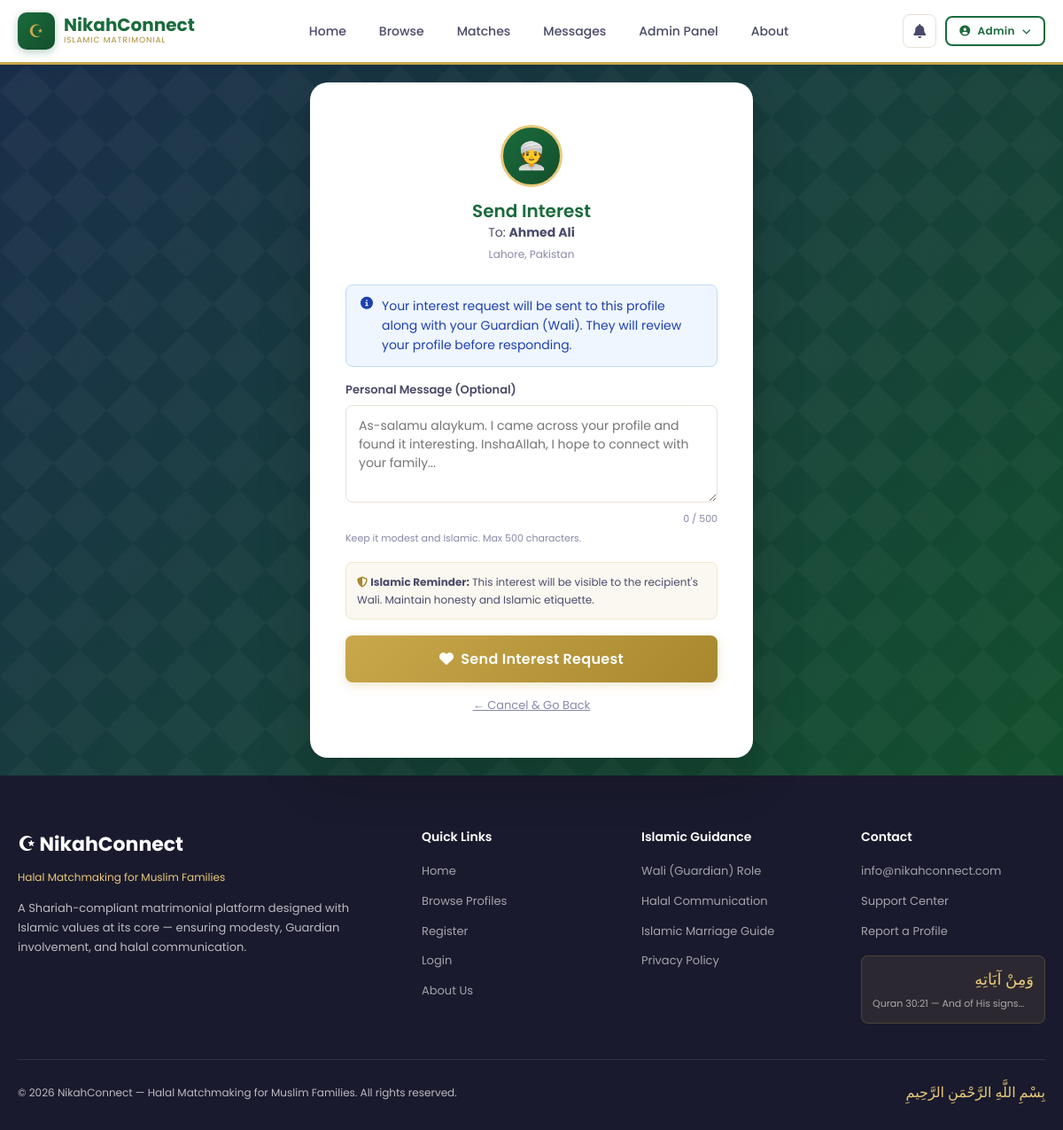
The app's page /send-interest.php?to=2 (signed in) with its own data.
### tables this page shows
CREATE TABLE IF NOT EXISTS users (
    id INT AUTO_INCREMENT PRIMARY KEY,
    full_name VARCHAR(100) NOT NULL,
    email VARCHAR(150) UNIQUE NOT NULL,
    password VARCHAR(255) NOT NULL,
    gender ENUM('male', 'female') NOT NULL,
    role ENUM('user', 'wali', 'parent', 'admin') DEFAULT 'user',
     
    child_id INT NULL,
    guardian_relation VARCHAR(50) NULL,
    is_verified TINYINT(1) DEFAULT 0,
    is_active TINYINT(1) DEFAULT 1,
    profile_complete TINYINT(1) DEFAULT 0,
    created_at TIMESTAMP DEFAULT CURRENT_TIMESTAMP,
    updated_at TIMESTAMP DEFAULT CURRENT_TIMESTAMP ON UPDATE CURRENT_TIMESTAMP
);

CREATE TABLE IF NOT EXISTS profiles (
    id INT AUTO_INCREMENT PRIMARY KEY,
    user_id INT UNIQUE NOT NULL,
    age INT,
    date_of_birth DATE,
    city VARCHAR(100),
    country VARCHAR(100) DEFAULT 'Pakistan',
    marital_status ENUM('never_married', 'divorced', 'widowed') DEFAULT 'never_married',
    education VARCHAR(150),
    occupation VARCHAR(150),
    monthly_income VARCHAR(100),
    height VARCHAR(20),
    complexion VARCHAR(50),
    sect VARCHAR(100),
    religiosity ENUM('practicing', 'moderate', 'learning') DEFAULT 'moderate',
    prayers_per_day ENUM('5_times', '3_times', '1_time', 'occasionally') DEFAULT '5_times',
    hijab_niqab VARCHAR(50),
    beard VARCHAR(50),
    languages VARCHAR(200),
    family_type ENUM('joint', 'nuclear') DEFAULT 'nuclear',
    about_me TEXT,
    about_family TEXT,
    photo VARCHAR(255),
    wali_approved TINYINT(1) DEFAULT 0,
    created_at TIMESTAMP DEFAULT CURRENT_TIMESTAMP,
    updated_at TIMESTAMP DEFAULT CURRENT_TIMESTAMP ON UPDATE CURRENT_TIMESTAMP,
    FOREIGN KEY (user_id) REFERENCES users(id) ON DELETE CASCADE
);

### includes/db.php (called while the page is built, shortened)
<?php
class Database {
    private static $instance = null;
    public $conn;
    private function __construct() {
        $this->conn = new mysqli(DB_HOST, DB_USER, DB_PASS, DB_NAME);
        $this->conn->set_charset('utf8mb4');
    }
    public static function getInstance() {
        if (!self::$instance) {
            self::$instance = new Database();
        }
        return self::$instance;
    }
    public function query($sql, $params = [], $types = '') {
        $stmt = $this->conn->prepare($sql);
        if (!empty($params)) {
            if (empty($types)) {
                $types = str_repeat('s', count($params));
            }
            $stmt->bind_param($types, ...$params);
        }
        $stmt->execute();
        return $stmt->get_result();
    }
    public function fetchOne($sql, $params = [], $types = '') {
        $result = $this->query($sql, $params, $types);
        if ($result && $result->num_rows > 0) {
            return $result->fetch_assoc();
        }
        return null;
    }
}
function db() {
    return Database::getInstance();
}
function isLoggedIn() {
    return isset($_SESSION['user_id']);
}
function currentUser() {
    return db()->fetchOne("SELECT * FROM users WHERE id = ?", [$_SESSION['user_id']]);
}

### send-interest.php (the view, shortened to what this page needs)
<?php
require_once 'includes/db.php';
$toId = (int)($_GET['to'] ?? 0);
$toUser = db()->fetchOne("SELECT u.*, p.* FROM users u LEFT JOIN profiles p ON u.id=p.user_id WHERE u.id=? AND u.is_active=1", [$toId]);
$existing = db()->fetchOne("SELECT * FROM interests WHERE sender_id=? AND receiver_id=?", [$_SESSION['user_id'], $toId]);
require_once 'includes/header.php';
?>
<div class="auth-page" style="background:linear-gradient(135deg,#1a2e4a,var(--primary-dark))">
    <div class="auth-box" style="max-width:500px">
        <div style="text-align:center;margin-bottom:24px">
            <div style="width:70px;height:70px;background:linear-gradient(135deg,var(--primary),var(--primary-dark));border-radius:50%;display:flex;align-items:center;justify-content:center;font-size:30px;margin:0 auto 14px;border:3px solid var(--gold-light)">
                <?= $toUser['gender']==='male'?'👳':'🧕' ?>
            </div>
            <h2 style="color:var(--primary);font-size:20px">Send Interest</h2>
            <p style="color:var(--text-medium);font-size:14px">To: <strong><?=htmlspecialchars($toUser['full_name'])?></strong></p>
            <p style="color:var(--text-light);font-size:12px;margin-top:4px"><?=htmlspecialchars($toUser['city']??'')?>, <?=htmlspecialchars($toUser['country']??'')?></p>
        </div>
        <?php if($existing): ?>
        <?php $exLbl = ['pending'=>'Awaiting guardians\' approval','success'=>'Approved by both guardians','rejected'=>'Rejected'][$existing['status']] ?? ucfirst($existing['status']); ?>
        <div class="alert alert-<?=$existing['status']==='success'?'success':($existing['status']==='rejected'?'error':'info')?>">
            <i class="fas fa-info-circle"></i>
            You already sent an interest. Status: <strong><?= $exLbl ?></strong>
        </div>
        <?php else: ?>
        <div class="alert alert-info">
            <i class="fas fa-info-circle"></i>
            Your interest request will be sent to this profile along with your Guardian (Wali). They will review your profile before responding.
        </div>
        <form method="POST">
            <div class="input-group">
                <label>Personal Message (Optional)</label>
                <textarea name="message" rows="4" placeholder="As-salamu alaykum. I came across your profile and found it interesting. InshaAllah, I hope to connect with your family..." maxlength="500"></textarea>
                <div style="font-size:11px;color:var(--text-light);margin-top:4px">Keep it modest and Islamic. Max 500 characters.</div>
            </div>
            <div style="background:rgba(201,168,76,0.08);border:1px solid rgba(201,168,76,0.2);border-radius:8px;padding:12px;margin-bottom:18px;font-size:12px;color:var(--text-medium)">
                <i class="fas fa-shield-alt" style="color:var(--gold-dark)"></i>
                <strong>Islamic Reminder:</strong> This interest will be visible to the recipient's Wali. Maintain honesty and Islamic etiquette.
            </div>
            <button type="submit" class="btn btn-gold btn-block btn-lg">
                <i class="fas fa-heart"></i> Send Interest Request
            </button>
            <div style="text-align:center;margin-top:12px">
                <a href="view-profile.php?id=<?=$toId?>" style="color:var(--text-light);font-size:13px">← Cancel & Go Back</a>
            </div>
        </form>
        <?php endif; ?>
    </div>
</div>
<?php require_once 'includes/footer.php'; ?>

### includes/header.php (shortened to what this page needs)
<?php
require_once __DIR__ . '/db.php';
$user = isLoggedIn() ? currentUser() : null;
$currentPage = basename($_SERVER['PHP_SELF']);
?>
<!DOCTYPE html>
<html lang="en">
<head>
    <link rel="stylesheet" href="<?= SITE_URL ?>/assets/css/style.css">
    <link rel="stylesheet" href="https://cdnjs.cloudflare.com/ajax/libs/font-awesome/6.4.0/css/all.min.css">
</head>
<body>
<nav class="navbar">
    <div class="nav-container">
        <a href="<?= SITE_URL ?>/index.php" class="nav-logo">
            <div class="nav-logo-icon">☪</div>
            <div class="nav-logo-text">
                <span class="site-name">NikahConnect</span>
                <span class="tagline">Islamic Matrimonial</span>
            </div>
        </a>
        <div class="nav-links">
            <a href="<?= SITE_URL ?>/index.php" class="<?= $currentPage=='index.php'?'active':'' ?>">Home</a>
            <?php if($user && $user['role']==='parent'): ?>
            <a href="<?= SITE_URL ?>/guardian.php" class="<?= $currentPage=='guardian.php'?'active':'' ?>">Guardian Panel</a>
            <?php else: ?>
            <a href="<?= SITE_URL ?>/profiles.php" class="<?= $currentPage=='profiles.php'?'active':'' ?>">Browse</a>
            <?php if($user): ?>
            <a href="<?= SITE_URL ?>/matches.php" class="<?= $currentPage=='matches.php'?'active':'' ?>">Matches</a>
            <a href="<?= SITE_URL ?>/messages.php" class="<?= $currentPage=='messages.php'?'active':'' ?>">Messages</a>
            <?php if($user['role']==='admin'): ?>
            <a href="<?= SITE_URL ?>/admin/index.php" class="text-gold">Admin Panel</a>
            <?php endif; ?>
            <?php endif; ?>
            <?php endif; ?>
            <a href="<?= SITE_URL ?>/about.php">About</a>
        </div>
        <div class="nav-actions">
            <?php if($user): ?>
            <a href="<?= SITE_URL ?>/notifications.php" class="notif-btn" title="Notifications">
                <i class="fas fa-bell"></i>
            </a>
            <div style="position:relative">
                <button onclick="toggleUserMenu()" class="btn btn-outline btn-sm" style="gap:8px">
                    <i class="fas fa-user-circle"></i>
                    <?= htmlspecialchars(explode(' ', $user['full_name'])[0]) ?>
                    <i class="fas fa-chevron-down" style="font-size:10px"></i>
                </button>
            </div>
            <?php else: ?>
            <a href="<?= SITE_URL ?>/login.php" class="btn btn-outline btn-sm">Login</a>
            <a href="<?= SITE_URL ?>/register.php" class="btn btn-primary btn-sm">Join Free</a>
            <?php endif; ?>
        </div>
    </div>
</nav>

### assets/css/style.css (style rules this page uses)
:root { --primary: #1a6b3c; --primary-dark: #134f2d; --primary-light: #2a8a52; --gold: #c9a84c; --gold-light: #e8c97a; --gold-dark: #a8882e; --cream: #fdf8f0; --cream-dark: #f5ede0; --white: #ffffff; --text-dark: #1a1a2e; --text-medium: #4a4a6a; --text-light: #8888aa; --border: #e8e0d5; --shadow: 0 4px 20px rgba(26, 107, 60, 0.1); --shadow-hover: 0 8px 30px rgba(26, 107, 60, 0.2); --radius: 12px; --radius-lg: 20px; }
* { margin: 0; padding: 0; box-sizing: border-box; }
html { scroll-behavior: smooth; }
body { font-family: 'Poppins', sans-serif; background: var(--cream); color: var(--text-dark); line-height: 1.6; overflow-x: hidden; }
h1,h2,h3,h4,h5 { font-weight: 600; color: var(--text-dark); line-height: 1.3; }
.navbar { background: var(--white); box-shadow: 0 2px 20px rgba(0,0,0,0.08); position: sticky; top: 0; z-index: 1000; border-bottom: 3px solid var(--gold); }
.nav-container { max-width: 1200px; margin: 0 auto; padding: 0 20px; display: flex; align-items: center; justify-content: space-between; height: 70px; }
.nav-logo { display: flex; align-items: center; gap: 10px; text-decoration: none; }
.nav-logo-icon { width: 42px; height: 42px; background: linear-gradient(135deg, var(--primary), var(--primary-dark)); border-radius: 10px; display: flex; align-items: center; justify-content: center; color: var(--gold); font-size: 20px; box-shadow: 0 3px 10px rgba(26,107,60,0.3); }
.nav-logo-text { display: flex; flex-direction: column; }
.nav-logo-text .site-name { font-size: 20px; font-weight: 700; color: var(--primary); line-height: 1; }
.nav-logo-text .tagline { font-size: 9px; color: var(--gold-dark); letter-spacing: 1px; text-transform: uppercase; }
.nav-links { display: flex; align-items: center; gap: 5px; }
.nav-links a { padding: 8px 16px; border-radius: 8px; text-decoration: none; color: var(--text-medium); font-size: 14px; font-weight: 500; transition: all 0.2s; }
.nav-actions { display: flex; align-items: center; gap: 10px; }
.btn { display: inline-flex; align-items: center; gap: 8px; padding: 10px 22px; border-radius: 8px; border: none; font-size: 14px; font-weight: 600; cursor: pointer; text-decoration: none; transition: all 0.2s; font-family: inherit; letter-spacing: 0.3px; }
.btn-outline { background: transparent; color: var(--primary); border: 2px solid var(--primary); }
.btn-gold { background: linear-gradient(135deg, var(--gold), var(--gold-dark)); color: var(--white); box-shadow: 0 3px 12px rgba(201,168,76,0.3); }
.btn-sm { padding: 6px 14px; font-size: 12px; }
.btn-lg { padding: 14px 32px; font-size: 16px; }
.btn-block { width: 100%; justify-content: center; }
.auth-page { min-height: 100vh; background: linear-gradient(135deg, var(--primary-dark), var(--primary), #1e7a46); display: flex; align-items: center; justify-content: center; padding: 20px; position: relative; }
.auth-page::before { content: ''; position: absolute; inset: 0; }
.auth-box { background: var(--white); border-radius: var(--radius-lg); padding: 48px 40px; width: 100%; max-width: 480px; box-shadow: 0 20px 60px rgba(0,0,0,0.2); position: relative; }
.input-group { margin-bottom: 18px; }
.input-group label { display: block; font-size: 13px; font-weight: 600; color: var(--text-medium); margin-bottom: 6px; }
input[type="text"], input[type="email"], input[type="password"], input[type="number"], input[type="date"], input[type="tel"], select, textarea { width: 100%; padding: 12px 14px; border: 1.5px solid var(--border); border-radius: 8px; font-size: 14px; font-family: inherit; color: var(--text-dark); background: var(--white); outline: none; transition: all 0.2s; }
textarea { resize: vertical; min-height: 100px; }
.alert { padding: 12px 16px; border-radius: 8px; font-size: 14px; margin-bottom: 16px; display: flex; align-items: flex-start; gap: 10px; }
.alert i { margin-top: 1px; flex-shrink: 0; }
.alert-info { background: #eff6ff; border: 1px solid #bfdbfe; color: #1e40af; }
.notif-btn { position: relative; width: 38px; height: 38px; border: 1px solid var(--border); border-radius: 8px; display: flex; align-items: center; justify-content: center; cursor: pointer; background: var(--white); font-size: 16px; color: var(--text-medium); text-decoration: none; transition: all 0.2s; }
.text-gold { color: var(--gold-dark); }

### records on screen
users: full_name "Admin"
profiles: user.full_name "Ahmed Ali", city "Lahore", country "Pakistan"

### other values on screen
SITE_EMAIL "info@nikahconnect.com"
SITE_NAME "NikahConnect"
